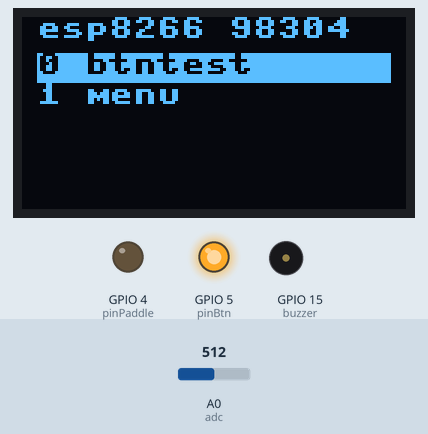
Bench run of a program on a simulated ESP8266 board running MicroPython. On the bench: 128×64 one-colour display, output pins drawn as LEDs (lit = HIGH), buzzer (waves = sounding, pin HIGH). Inputs (shaded band) come from the test bench; at power-on: A0 (adc) = 512 (analog values on the 0–1023 scale). Pins used as bus, display or sensor lines are not drawn.

Above: at 0.1 s.
Timing chart, 0 to 1.6 s (numbered marks = the images above):
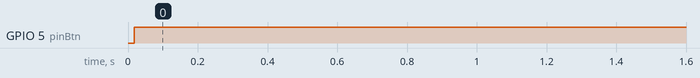

The program:

menus.py
```python
import os
import sys
import gc
from machine import Pin, ADC
from utime import sleep_ms, ticks_ms, ticks_diff
module_name = ""

#---buttons

btnU = const (1 << 1)
btnL = const (1 << 2)
btnR = const (1 << 3)
btnD = const (1 << 4)
btnA = const (1 << 5)
btnB = const (1 << 6)

Btns = 0
lastBtns = 0

pinBtn = Pin(5, Pin.OUT)
pinPaddle = Pin(4, Pin.OUT)


buzzer = Pin(15, Pin.OUT)

adc = ADC(0)

def getPaddle () :
  pinPaddle.on()
  pinBtn.off()
  sleep_ms(20)
  return adc.read()

def pressed (btn, waitRelease=False) :
  global Btns
  if waitRelease and Btns :
    pinPaddle.off()
    pinBtn.on()
    while ADC(0).read() > 70 :
       sleep_ms (20)
  return (Btns & btn)

def lastpressed (btn) :
  global lastBtns
  return (lastBtns & btn)


def getBtn () :
  global Btns
  global lastBtns
  pinPaddle.off()
  pinBtn.on()
  lastBtns = Btns
  Btns = 0
  a0=ADC(0).read()
  if a0  < 564 :
    if a0 < 361 :
      if a0 > 192 :
        if a0 > 278 :
          Btns |= btnU | btnA
        else :
          Btns |= btnL
      else:
        if a0 > 70 :
          Btns |= btnU
    else :
      if a0 > 482 :
        if a0 > 527 :
          Btns |= btnD
        else :
          Btns |= btnU | btnB
      else:
        if a0 > 440 :
          Btns |= btnL | btnA
        else :
          Btns |= btnR
  else:
      if a0 < 728 :
        if a0 < 653 :
          if a0 > 609 :
            Btns |= btnD | btnA
          else :
            Btns |= btnR | btnA
        elif a0 > 675 :
          Btns |= btnA
        else :
          Btns |= btnL | btnB
      elif a0 < 829 :
        if a0 > 794 :
          Btns |= btnD | btnB
        else :
          Btns |= btnR | btnB
      elif a0 > 857 :
        Btns |= btnB
      else :
        Btns |= btnA | btnB


def do_menu () :
  global module_name

  pinBtn = Pin(5, Pin.OUT)
  pinPaddle = Pin(4, Pin.OUT)

  from machine import SPI
  import ssd1306

  # configure oled display I2C SSD1306
  hspi = SPI(1, baudrate=8000000, polarity=0, phase=0)
  #DC, RES, CS
  display = ssd1306.SSD1306_SPI(128, 64, hspi, Pin(2), Pin(16), Pin(0))

  SKIP_NAMES = ("boot", "main", "menus")


  files = [item[0] for item in os.ilistdir(".") if item[1] == 0x8000]


  module_names = [
      filename.rsplit(".", 1)[0]
      for filename in files
      if (filename.endswith(".py") or  filename.endswith(".mpy") ) and not filename.startswith("_")
  ]
  module_names = [module_name for module_name in module_names if not module_name in SKIP_NAMES]
  module_names.sort()
  tot_file = len(module_names)
  tot_rows = const(5)
  screen_pos = 0
  file_pos = 0

  launched = False
  while not launched :
    gc.collect()
    display.fill(0)
    display.text(sys.platform + " " + str(gc.mem_free()), 5, 0, 1)
    i = 0
    for j in range (file_pos, min(file_pos+tot_rows, tot_file)) :
      current_row = 12 + 10 *i
      if i == screen_pos :
        display.fill_rect(5, current_row, 118, 10, 1)
        display.text(str(j) + " " + module_names[j], 5, current_row, 0)
      else:
        display.fill_rect(5, current_row, 118, 10, 0)
        display.text(str(j) + " " + module_names[j], 5, current_row, 1)
      i+=1
    display.show()
    getBtn()

    if pressed(btnU,True):
      if screen_pos > 0 :
        screen_pos -= 1
      else :
          if file_pos > 0 :
            file_pos = max (0, file_pos - tot_rows)
            screen_pos=tot_rows-1

    if pressed(btnD,True):
      if screen_pos < min(tot_file - file_pos - 1, tot_rows -1) :
        screen_pos = min(tot_file-1, screen_pos + 1)
      else :
        if file_pos + tot_rows < tot_file :
          file_pos = min (tot_file, file_pos + tot_rows)
          screen_pos=0

    if pressed(btnR,True):
      display.fill(0)
      display.text("launching " , 5, 20, 1)
      display.text(module_names[file_pos + screen_pos], 5, 40, 1)
      display.show()
      sleep_ms(1000)
      module_name = module_names[file_pos + screen_pos]
      return True

    if pressed(btnL,True):
      launched = True
      display.fill(0)
      display.text("exited ", 5, 24, 1)
      display.show()
      return False
    display.show()

go_on = True
while go_on :

  go_on = do_menu()
  if go_on :
    gc.collect()
    module = __import__(module_name)
    del sys.modules[module_name]
    gc.collect()
```

Measured:
- by itself, GPIO 5 (pinBtn): LOW → HIGH at 0.02 s
